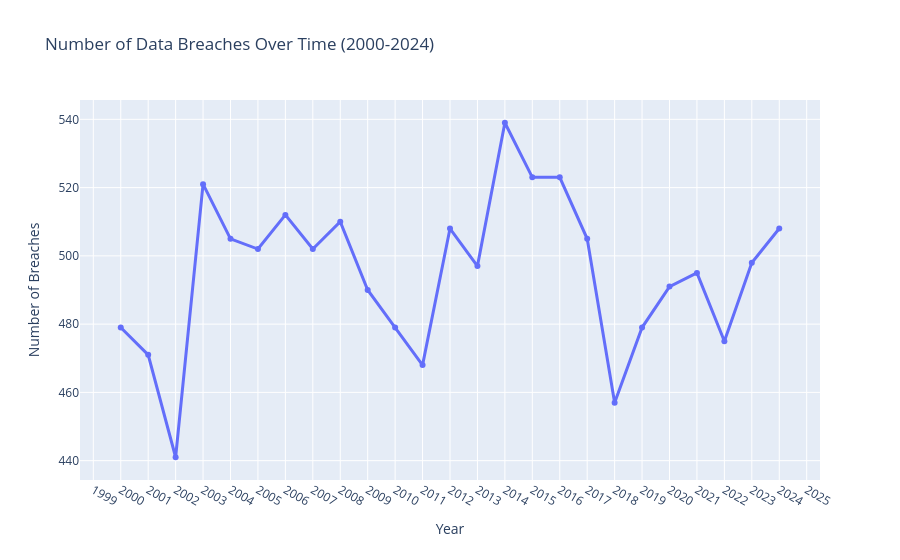

Notebook code for this chart:
### Markdown cell above
## 6. Temporal / Trend Analysis

### Code cell
# Breaches per year
yearly_counts = df.groupby('Year').size().reset_index(name='Count')

fig = px.line(yearly_counts, x='Year', y='Count', markers=True,
              title='Number of Data Breaches Over Time (2000-2024)',
              labels={'Count': 'Number of Breaches'})
fig.update_traces(line=dict(width=3))
fig.update_layout(xaxis=dict(dtick=1))
fig.show()

### Figure 1 — Plotly figure (JSON) as saved in the notebook; plotly's stock layout.template omitted (floating-point values rounded to 4 significant figures)
{"data": [{"hovertemplate": "Year=%{x}<br>Number of Breaches=%{y}<extra></extra>", "legendgroup": "", "line": {"color": "#636efa", "dash": "solid", "width": 3}, "marker": {"symbol": "circle"}, "mode": "lines+markers", "name": "", "orientation": "v", "showlegend": false, "type": "scatter", "x": [2000, 2001, 2002, 2003, 2004, 2005, 2006, 2007, 2008, 2009, 2010, 2011, 2012, 2013, 2014, 2015, 2016, 2017, 2018, 2019, 2020, 2021, 2022, 2023, 2024], "xaxis": "x", "y": [479, 471, 441, 521, 505, 502, 512, 502, 510, 490, 479, 468, 508, 497, 539, 523, 523, 505, 457, 479, 491, 495, 475, 498, 508], "yaxis": "y"}], "layout": {"legend": {"tracegroupgap": 0}, "title": {"text": "Number of Data Breaches Over Time (2000-2024)"}, "xaxis": {"anchor": "y", "domain": [0, 1], "dtick": 1, "title": {"text": "Year"}}, "yaxis": {"anchor": "x", "domain": [0, 1], "title": {"text": "Number of Breaches"}}}}
